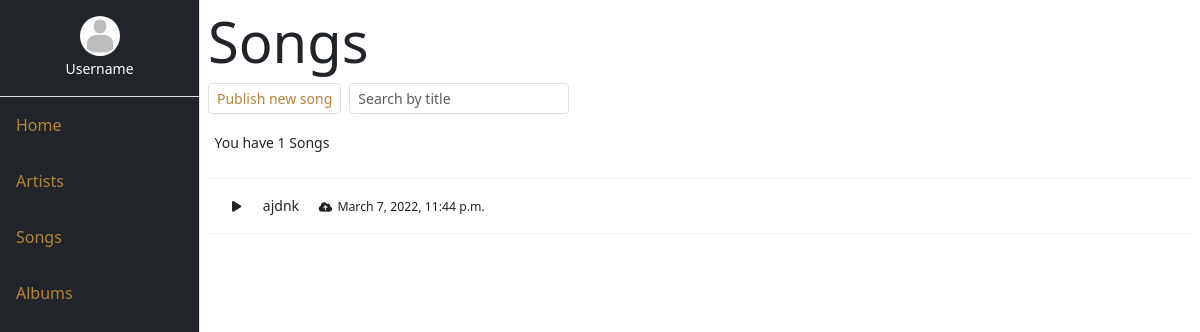
Before: /songs/ with the older database file.
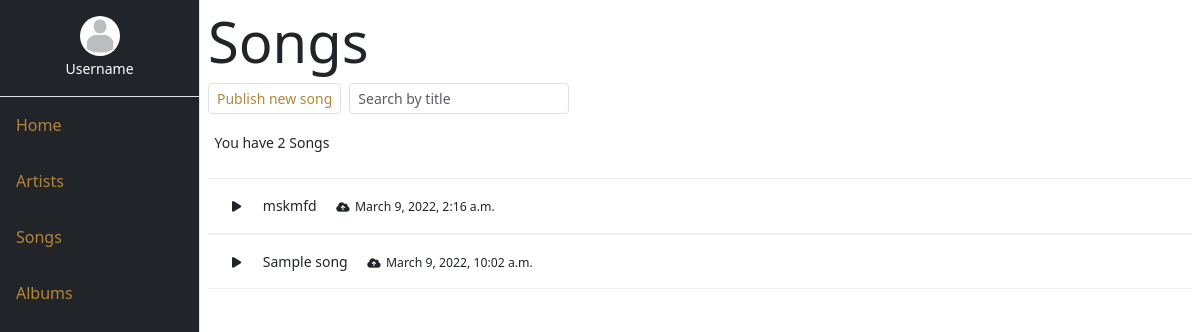
After: the same page with the newer database file.
### song/models.py (models this page shows)
class Song(BaseModel):
    title = models.CharField(max_length=255)
    artist = models.ForeignKey(Artist, on_delete=models.CASCADE)
    genres = models.ManyToManyField(Genre)
    file_url = models.CharField(max_length=215)
    file_name = models.CharField(max_length=215)

### song/views.py (the view)
# urls.py: path('', song_views.SongListView.as_view(), name='song_list'),
class SongListView(ListView):
    model = Song
    queryset = model.objects.all()
    def get_queryset(self):
        return super().get_queryset()
    def get_context_data(self, **kwargs):
        context = super().get_context_data(**kwargs)
        context.update(dict(songs=self.get_queryset()))
        return context

### song/templates/song/song_list.html (shortened to what this page needs)
{% extends 'base_content.html' %}
{% load static %}
{% block content %}
<link href="https://cdnjs.cloudflare.com/ajax/libs/mediaelement/4.2.7/mediaelementplayer.min.css" rel="stylesheet"/>
<link
  rel="stylesheet"
  href="https://unpkg.com/purecss@2.0.3/build/pure-min.css"
/>
<link
  rel="stylesheet"
  href="https://netdna.bootstrapcdn.com/font-awesome/4.0.3/css/font-awesome.css"
/>
    <div class="p-2">
        <small class="display-4">Songs</small>
        <div class="pt-2 d-flex">
            <div>
                <button class="btn btn-sm border">
                    <a href="{% url 'song:publish_song' %}">Publish new song</a>
                </button>
            </div>
            <div class="ms-2">
                <input type="text" placeholder="Search by title" class="form-control form-control-sm border-input">
            </div>
        </div>
    </div>
    <div class="song-list p-2">
        <div class="songs-summarry">
            <small> You have {{songs.count}} Songs
        </div>
        <br />
        {% for song in songs %}
            <div class="p-2 pt-3 pb-3 pointer song">
                <span class="song-title">
                    <small title="Play" onclick="load('{{ song.file_url }}');">
                        <i class="fa-solid fa-play"></i>
                    </small>
                </span>
                <span class="song-title">
                    {{ song.title }}
                </span>
                <span class="song-date-uploaded">
                    <small>
                        <small><i class="fa-solid fa-cloud-arrow-up"></i></small> {{ song.created_on }}
                    </small>
                </span>
            </div>
        {% endfor %}
    </div>
{% endblock content %}

Changed rows visible on the page:
removed Song: title "ajdnk", created_on "March 7, 2022, 11:44 p.m."
added Song: title "mskmfd", created_on "March 9, 2022, 2:16 a.m."
added Song: title "Sample song", created_on "March 9, 2022, 10:02 a.m."
Other visible differences:
{{ songs.count }}: "1" → "2"
